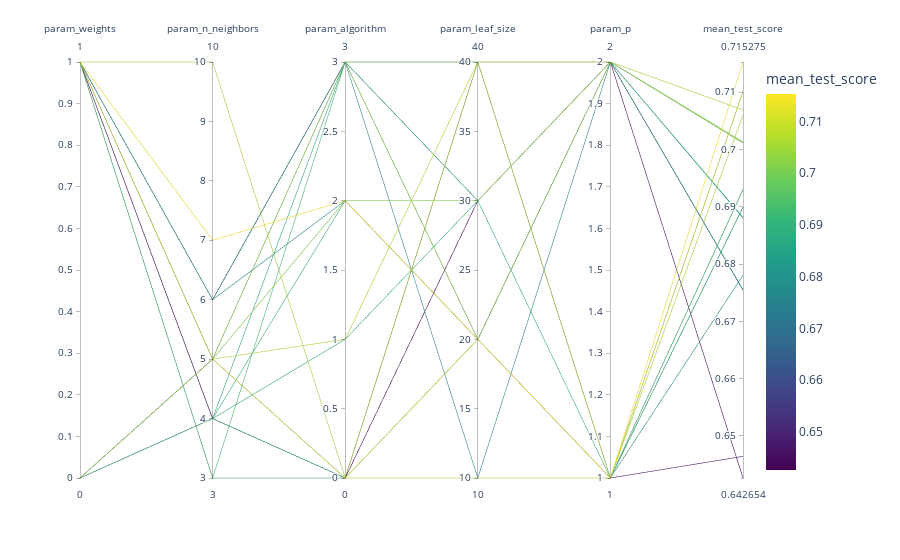

The notebook cell this image was saved under:
### Code cell
%%time
fig = px.parallel_coordinates(
    cv_results.rename(shorten_param, axis=1).apply(
        {
            'param_weights': lambda x: label_fit.transform([x])[0],
            'param_n_neighbors': lambda x: x,
            'param_algorithm': lambda x: label_fit_2.transform([x])[0],
            'param_leaf_size': lambda x: x, #np.log(x),
            'param_p': lambda x: x,
            'mean_test_score': lambda x: x,
        }
    ),
    color="mean_test_score",
    color_continuous_scale=px.colors.sequential.Viridis,
)
fig.show()

### Figure 1 — Plotly figure (JSON) as saved in the notebook; plotly's stock layout.template omitted (floating-point values rounded to 4 significant figures)
{"data": [{"dimensions": [{"label": "param_weights", "values": [1, 0, 0, 1, 1, 0, 0, 1, 1, 0, 1, 1, 1, 0, 0, 1, 1, 1, 1, 1]}, {"label": "param_n_neighbors", "values": [3, 4, 5, 6, 6, 4, 4, 6, 4, 5, 5, 7, 3, 5, 4, 10, 4, 6, 5, 5]}, {"label": "param_algorithm", "values": [0, 3, 3, 2, 3, 1, 2, 3, 0, 3, 0, 2, 3, 2, 0, 0, 0, 3, 0, 1]}, {"label": "param_leaf_size", "values": [40, 30, 20, 20, 20, 30, 20, 10, 40, 40, 10, 20, 40, 30, 20, 40, 30, 30, 20, 40]}, {"label": "param_p", "values": [1, 2, 2, 1, 2, 1, 1, 2, 1, 2, 1, 1, 1, 2, 2, 1, 2, 2, 1, 2]}, {"label": "mean_test_score", "values": [0.693, 0.6881, 0.7012, 0.6781, 0.6755, 0.69, 0.6899, 0.6754, 0.6464, 0.7011, 0.7101, 0.7153, 0.693, 0.7013, 0.688, 0.706, 0.6427, 0.6755, 0.7101, 0.7069]}], "domain": {"x": [0, 1], "y": [0, 1]}, "line": {"color": [0.693, 0.6881, 0.7012, 0.6781, 0.6755, 0.69, 0.6899, 0.6754, 0.6464, 0.7011, 0.7101, 0.7153, 0.693, 0.7013, 0.688, 0.706, 0.6427, 0.6755, 0.7101, 0.7069], "coloraxis": "coloraxis"}, "name": "", "type": "parcoords"}], "layout": {"autosize": true, "coloraxis": {"colorbar": {"title": {"text": "mean_test_score"}}, "colorscale": [[0, "#440154"], [0.1111, "#482878"], [0.2222, "#3e4989"], [0.3333, "#31688e"], [0.4444, "#26828e"], [0.5556, "#1f9e89"], [0.6667, "#35b779"], [0.7778, "#6ece58"], [0.8889, "#b5de2b"], [1, "#fde725"]]}, "legend": {"tracegroupgap": 0}, "margin": {"t": 60}}}
